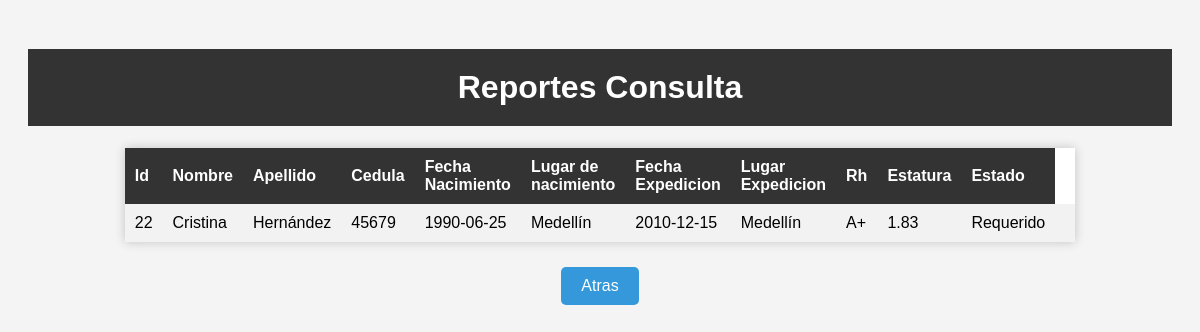
The app's page /requeridos (signed in) with its own data.
### tables this page shows
CREATE TABLE Reporte (
    ID INTEGER PRIMARY KEY AUTOINCREMENT,
    Nombres NVARCHAR(50) NOT NULL,
    Apellidos NVARCHAR(50) NOT NULL,
    Identificacion NVARCHAR(20) NOT NULL,
    FechaNacimiento DATE NOT NULL,
    LugarNacimiento NVARCHAR(100) NOT NULL,
    FechaExpedicion DATE NOT NULL,
    LugarExpedicion NVARCHAR(100) NOT NULL,
    RH CHAR(2) NOT NULL,
    Estatura DECIMAL(5, 2) NOT NULL,
    Estado NVARCHAR(20) NOT NULL
);

### app.py (the view)
@app.route('/requeridos')
def requeridos():
    if 'username' in session:
        connection = conectar_bd()
        cursor = connection.cursor()
        cursor.execute("select * from Reporte where estado = 'Requerido'")
        datos = cursor.fetchall()
        connection.close()
        return render_template('requeridos.html', datos=datos)  # Pasa los datos a la plantilla
    return render_template('login.html')

### app.py (called while the page is built)
def conectar_bd():
    conn = sqlite3.connect('Bdd\BasesDatosRegistraduria.db')
    return conn

### templates/requeridos.html (shortened to what this page needs)
<!DOCTYPE html>
<html>
<head>
    <link rel="stylesheet" type="text/css" href="{{ url_for('static', filename='style.css') }}">
</head>
<body>
    <h1>Reportes Consulta</h1>
    <table>
        <tr>
            <th>Id</th>
            <th>Nombre</th>
            <th>Apellido </th>
            <th>Cedula</th>
            <th>Fecha Nacimiento</th>
            <th>Lugar de nacimiento</th>
            <th>Fecha Expedicion</th>
            <th>Lugar Expedicion</th>
            <th>Rh</th>
            <th>Estatura</th>
            <th>Estado</th>
        </tr>
        {% for dato in datos %}
        <tr>
            <td>{{ dato[0] }}</td>
            <td>{{ dato[1] }}</td>
            <td>{{ dato[2] }}</td>
            <td>{{ dato[3] }}</td>
            <td>{{ dato[4] }}</td>
            <td>{{ dato[5] }}</td>
            <td>{{ dato[6] }}</td>
            <td>{{ dato[7] }}</td>
            <td>{{ dato[8] }}</td>
            <td>{{ dato[9] }}</td>
            <td>{{ dato[10] }}</td>
            <td>{{ dato[11] }}</td>
        </tr>
        {% endfor %}
    </table>
    <button id="verificar-cedula-button" class="home-button">Atras</button>
</body>
</html>

### static/style.css (style rules this page uses)
body { font-family: Arial, sans-serif; background-color: #f4f4f4; text-align: center; padding: 20px; }
h1 { color: #333; }
h1 { background-color: #333; color: #fff; text-align: center; padding: 20px; }
table { border-collapse: collapse; width: 80%; margin: 20px auto; background-color: #fff; box-shadow: 0 0 10px rgba(0, 0, 0, 0.2); }
table th, table td { padding: 10px; text-align: left; }
table th { background-color: #333; color: #fff; }
tr:nth-child(even) { background-color: #f2f2f2; }
.home-button { background-color: #3498db; color: #fff; border: none; padding: 10px 20px; cursor: pointer; border-radius: 5px; font-size: 16px; margin: 5px; transition: background-color 0.3s ease; }

### records on screen
Reporte: ID "22", Nombres "Cristina", Apellidos "Hernández", Identificacion "45679", FechaNacimiento "1990-06-25", LugarNacimiento "Medellín", FechaExpedicion "2010-12-15", LugarExpedicion "Medellín", RH "A+", Estatura "1.83", Estado "Requerido"
